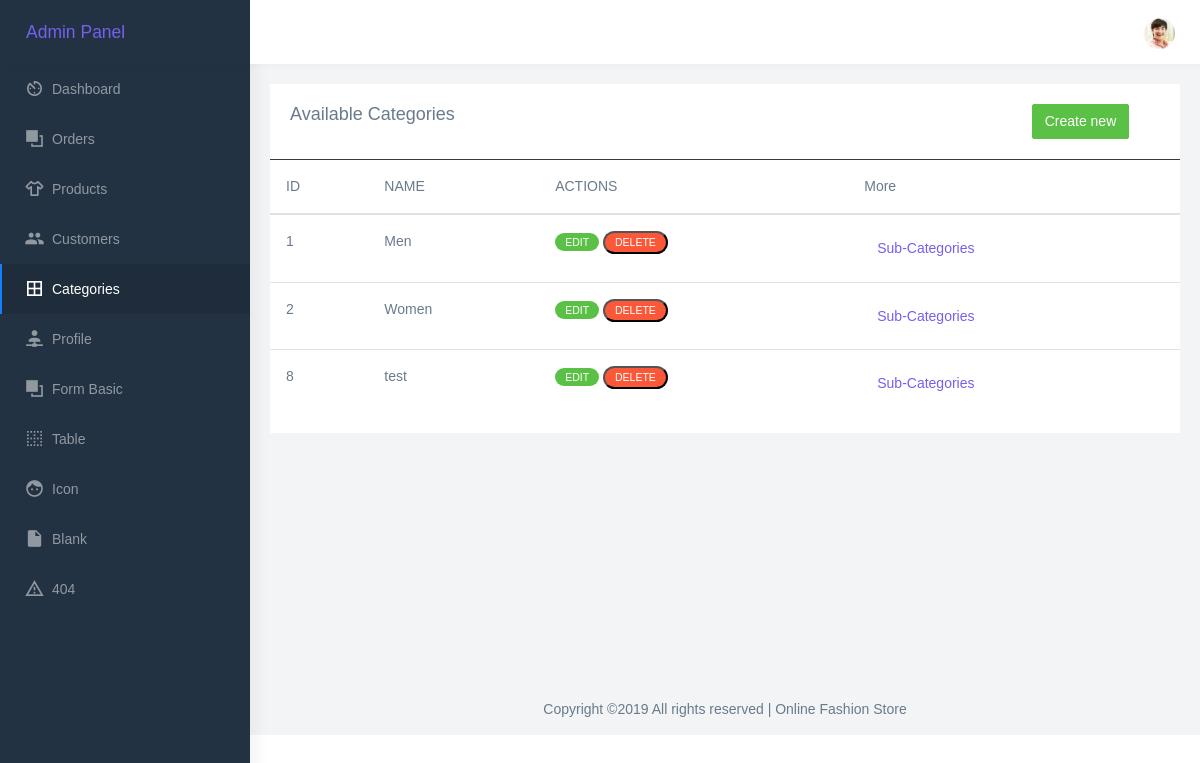
Before: /admin/categories.php (signed in) with the older database file.
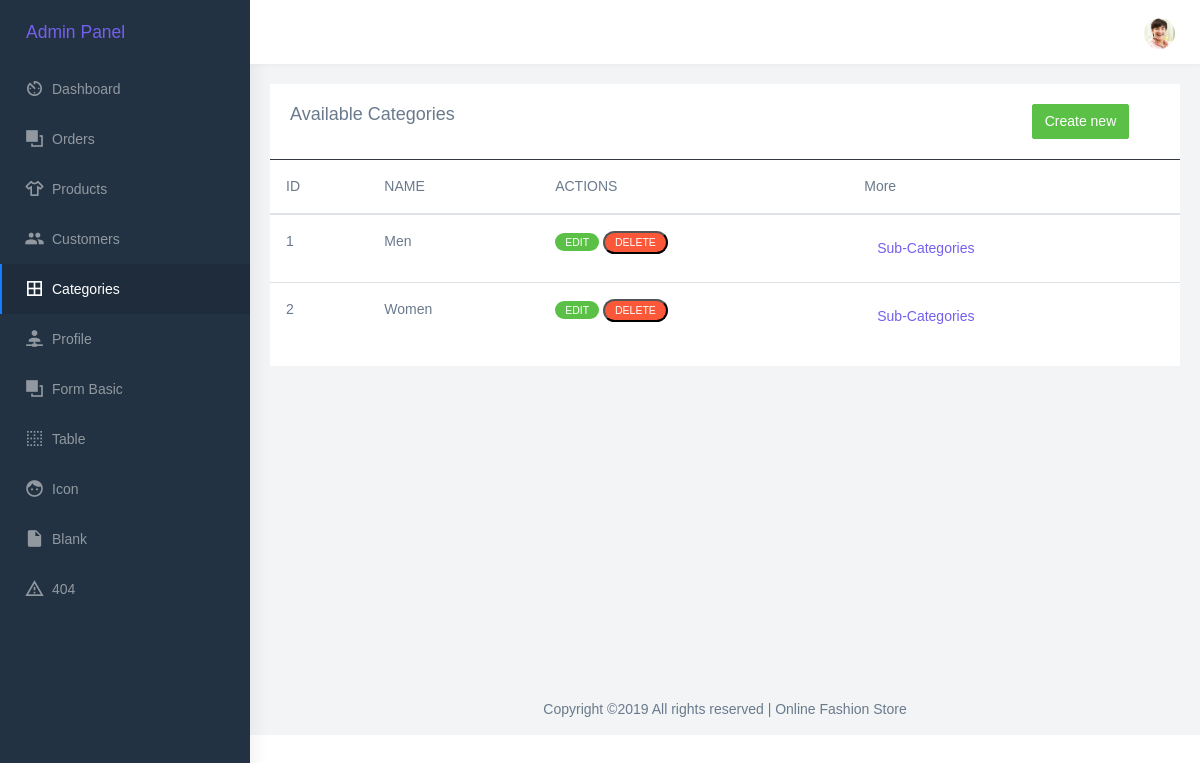
After: the same page with the newer database file.
### tables this page shows
CREATE TABLE `categories` (
  `id` int(11) NOT NULL,
  `label` varchar(150) NOT NULL DEFAULT '',
  `link_url` varchar(255) NOT NULL DEFAULT '#',
  `parent_id` int(11) NOT NULL DEFAULT '0'
);

### includes/functions.php (called while the page is built, shortened)
<?php
 require_once('functions/cart.php');
function query($sql)
{
	global $connection;
	return mysqli_query($connection, $sql);
}
function fetch_array($result)
{
	return mysqli_fetch_assoc($result);
}
function getCategories($admin = false, $parentId = 0)
{
	$sql = "SELECT * FROM categories";
	if ($admin) {
		$sql .= " WHERE parent_id=$parentId";
	}
	$cats = query($sql);
	return $cats;
}
?>

### admin/categories.php (the view, shortened to what this page needs)
<?php require_once './templates/header.php'; ?>
<?php require_once './templates/top_nav.php'; ?>
<?php require_once './templates/left_sidebar.php'; ?>
    <div class="container-fluid">
        <div class="row">
            <div class="col-12">
                <div class="card">
                    <div class="card-body mp-1">
                      <div class="row">
                        <div class="col-10">
                          <h4 class="card-title mb-0">Available Categories</h4>
                        </div>
                        <div class="col-2">
                          <a class="btn btn-success" href="category.php">Create new</a>
                        </div>
                      </div>
                    </div>
                    <span class="border-bottom border-dark"></span>
                    <div class="table-responsive">
                      <table class="table table-hover">
                        <thead>
                          <tr>
                            <th class="border-top-0">ID</th>
                            <th class="border-top-0">NAME</th>
                            <th class="border-top-0">ACTIONS</th>
                            <th class="border-top-0">More</th>
                          </tr>
                        </thead>
                        <tbody>
                          <?php
                          $cats = getCategories(true);
                          while ($row = fetch_array($cats)) {
                          ?>
                          <tr>
                            <td><?php echo $row['id']; ?></td>
                            <td><?php echo $row['label']; ?></td>
                            <td>
                              <a href="category.php?id=<?php echo $row['id'];?>" class="label label-success label-rounded">EDIT</a>
                              <button class="label label-danger label-rounded" data-toggle="modal" data-target="#deleteModal<?php echo $row['id']; ?>">DELETE</button>
                            </td>
                            <td>
                              <button class="btn btn-link collapsed sub-cat" type="button" data-toggle="collapse" data-target="#collapse<?php echo $row['id'];?>" aria-expanded="false" aria-controls="collapse<?php echo $row['id'];?>">
                                Sub-Categories
                              </button>
                            </td>
                          </tr>
                          <?php } ?>
                        </tbody>
                      </table>
                    </div>
                </div>
            </div>
        </div>
    </div>
<?php require_once './templates/footer.php'; ?>

Changed rows visible on the page:
no longer on this page (row edited): categories: id "8", label "test"
